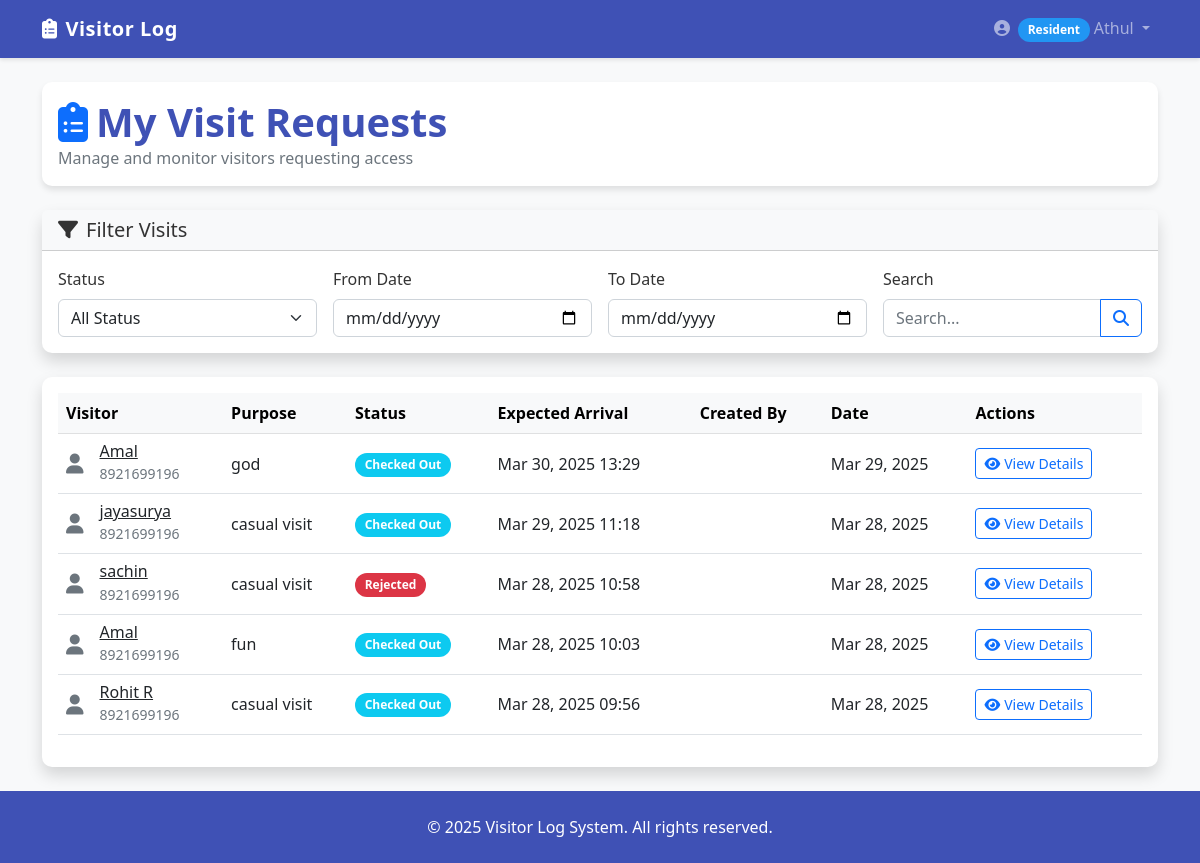
The app's page /visits/resident/ (signed in), older data.
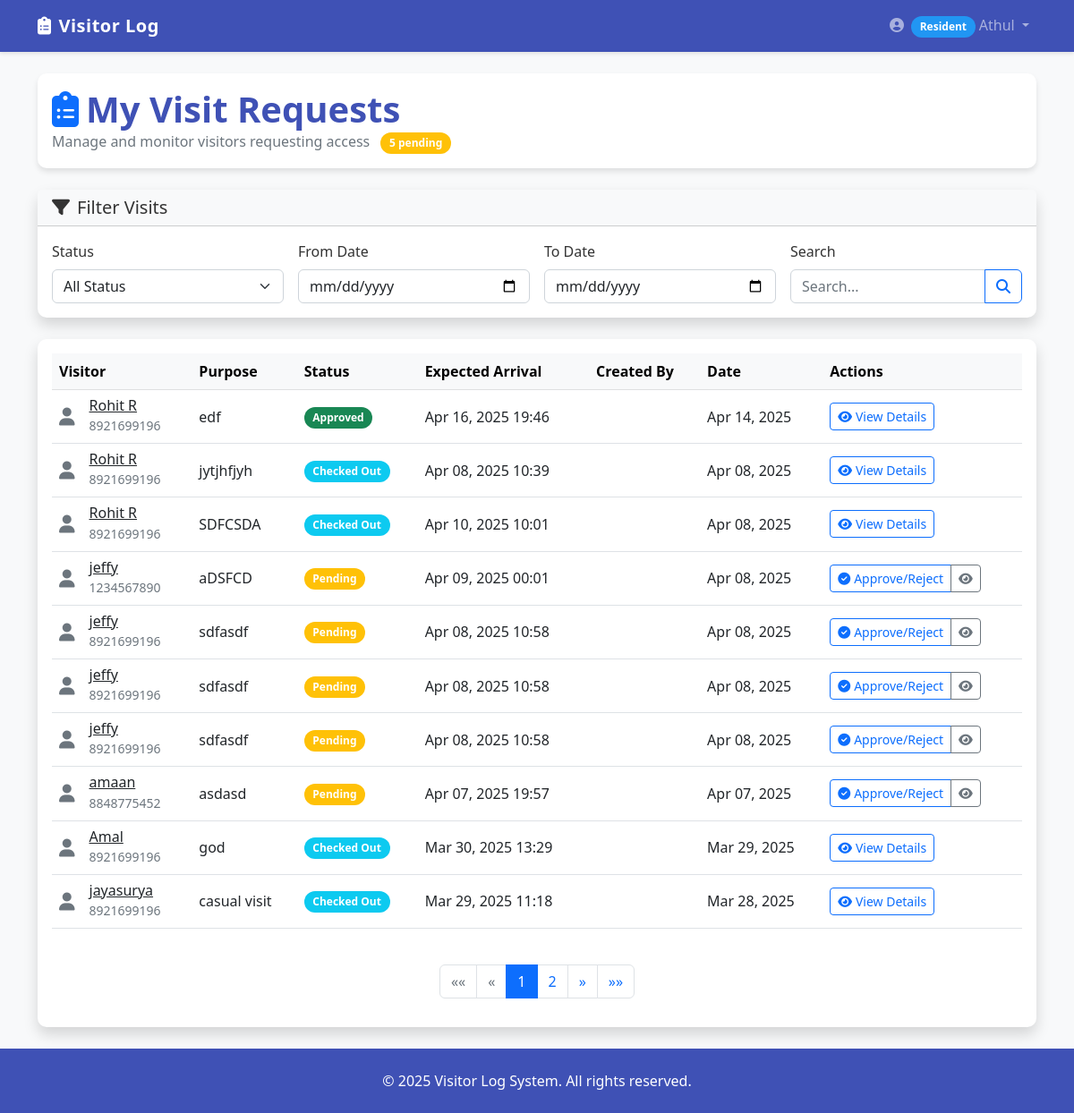
The same page, newer data.
### visits/models.py (models this page shows, shortened)
class Visit(models.Model):
    STATUS_CHOICES = (
        ('PENDING', 'Pending'),
        ('APPROVED', 'Approved'),
        ('REJECTED', 'Rejected'),
        ('CHECKED_IN', 'Checked In'),
        ('CHECKED_OUT', 'Checked Out'),
        ('CANCELLED', 'Cancelled'),
    )
    resident = models.ForeignKey(
        settings.AUTH_USER_MODEL,
        on_delete=models.CASCADE,
        related_name='resident_visits',
        limit_choices_to={'role': 'RESIDENT'}
    )
    visitor_name = models.CharField(max_length=100)
    visitor_phone = models.CharField(max_length=20, blank=True, null=True)
    visitor_email = models.EmailField(blank=True, null=True)
    purpose = models.CharField(max_length=200)
    status = models.CharField(max_length=20, choices=STATUS_CHOICES, default='PENDING')
    requested_by = models.ForeignKey(
        settings.AUTH_USER_MODEL,
        on_delete=models.CASCADE,
        related_name='requested_visits',
        limit_choices_to={'role': 'SECURITY'},
        null=True,  # Make this field optional to fix the issue
        blank=True
    )
    requested_at = models.DateTimeField(auto_now_add=True)
    expected_arrival = models.DateTimeField(null=True, blank=True)
    entry_time = models.DateTimeField(null=True, blank=True)
    exit_time = models.DateTimeField(null=True, blank=True)
    approval_time = models.DateTimeField(null=True, blank=True)
    rejection_reason = models.TextField(blank=True, null=True)
    notes = models.TextField(blank=True, null=True)
    class Meta:
        ordering = ['-requested_at']

### users/views.py (the view)
        def wrapper(request, *args, **kwargs):
            if request.user.is_authenticated and request.user.role in allowed_roles:
                return view_func(request, *args, **kwargs)
            messages.error(request, 'You do not have permission to access this page.')
            return redirect('dashboard')

### visits/forms.py
class VisitFilterForm(forms.Form):
    STATUS_CHOICES = (
        ('', 'All Status'),
    ) + Visit.STATUS_CHOICES
    status = forms.ChoiceField(choices=STATUS_CHOICES, required=False)
    from_date = forms.DateField(
        widget=forms.DateInput(attrs={'type': 'date'}),
        required=False
    )
    to_date = forms.DateField(
        widget=forms.DateInput(attrs={'type': 'date'}),
        required=False
    )
    search = forms.CharField(required=False, max_length=100)
    def __init__(self, *args, **kwargs):
        super().__init__(*args, **kwargs)
        for field in self.fields.values():
            field.widget.attrs.update({'class': 'form-control'})

### users/views.py (called while the page is built)
def role_required(allowed_roles):
    def decorator(view_func):
        def wrapper(request, *args, **kwargs):
            if request.user.is_authenticated and request.user.role in allowed_roles:
                return view_func(request, *args, **kwargs)
            messages.error(request, 'You do not have permission to access this page.')
            return redirect('dashboard')
        return wrapper
    return decorator

### visits/templates/visits/resident_visits.html (shortened to what the changed rows need)
{% extends "base.html" %}
{% load static %}
{% block content %}
<div class="container">
    <div class="row mb-4">
        <div class="col-12">
            <div class="card">
                <div class="card-body d-flex justify-content-between align-items-center">
                    <div>
                        <h1 class="card-title mb-0">
                            <i class="fas fa-clipboard-list text-primary me-2"></i>My Visit Requests
                        </h1>
                        <p class="text-muted mb-0">
                            Manage and monitor visitors requesting access
                            {% if pending_visits %}
                                <span class="badge bg-warning ms-2">{{ pending_visits }} pending</span>
                            {% endif %}
                        </p>
                    </div>
                </div>
            </div>
        </div>
    </div>
    <div class="row">
        <div class="col-12">
            <div class="card shadow">
                <div class="card-body">
                    <div class="table-responsive">
                        <table class="table table-hover align-middle">
                            <thead class="table-light">
                                <tr>
                                    <th scope="col">Visitor</th>
                                    <th scope="col">Purpose</th>
                                    <th scope="col">Status</th>
                                    <th scope="col">Expected Arrival</th>
                                    <th scope="col">Created By</th>
                                    <th scope="col">Date</th>
                                    <th scope="col">Actions</th>
                                </tr>
                            </thead>
                            <tbody>
                                {% for visit in page_obj %}
                                <tr>
                                    <td>
                                        <div class="d-flex align-items-center">
                                            <div class="avatar avatar-circle">
                                                <i class="fas fa-user fa-lg text-secondary"></i>
                                            </div>
                                            <div class="ms-3">
                                                <h6 class="mb-0">
                                                    <a href="{% url 'visit_detail' visit.id %}" class="text-reset text-decoration-hover">
                                                        {{ visit.visitor_name }}
                                                    </a>
                                                </h6>
                                                {% if visit.visitor_phone %}
                                                <small class="text-muted">{{ visit.visitor_phone }}</small>
                                                {% endif %}
                                            </div>
                                        </div>
                                    </td>
                                    <td>{{ visit.purpose|truncatechars:30 }}</td>
                                    <td>
                                        {% if visit.status == 'PENDING' %}
                                            <span class="badge bg-warning">Pending</span>
                                        {% elif visit.status == 'APPROVED' %}
                                            <span class="badge bg-success">Approved</span>
                                        {% elif visit.status == 'REJECTED' %}
                                            <span class="badge bg-danger">Rejected</span>
                                        {% elif visit.status == 'CHECKED_IN' %}
                                            <span class="badge bg-primary">Checked In</span>
                                        {% elif visit.status == 'CHECKED_OUT' %}
                                            <span class="badge bg-info">Checked Out</span>
                                        {% elif visit.status == 'CANCELLED' %}
                                            <span class="badge bg-secondary">Cancelled</span>
                                        {% endif %}
                                    </td>
                                    <td>{{ visit.expected_arrival|date:"M d, Y H:i" }}</td>
                                    <td>{{ visit.requested_by.get_full_name }}</td>
                                    <td>{{ visit.requested_at|date:"M d, Y" }}</td>
                                    <td>
                                        <div class="btn-group" role="group">
                                            {% if visit.status == 'PENDING' %}
                                                <a href="{% url 'approve_reject_visit' visit.id %}" class="btn btn-sm btn-outline-primary">
                                                    <i class="fas fa-check-circle me-1"></i>Approve/Reject
                                                </a>
                                                <a href="{% url 'visit_detail' visit.id %}" class="btn btn-sm btn-outline-secondary">
                                                    <i class="fas fa-eye"></i>
                                                </a>
                                            {% else %}
                                                <a href="#" class="btn btn-sm btn-outline-primary me-1" data-bs-toggle="modal" data-bs-target="#visitDetails{{ visit.id }}">
                                                    <i class="fas fa-eye me-1"></i>View Details
                                                </a>
                                            {% endif %}
                                        </div>
                                    </td>
                                </tr>
                                {% endfor %}
                            </tbody>
                        </table>
                    </div>
                    {% if page_obj.has_other_pages %}
                    <nav aria-label="Page navigation" class="mt-4">
                        <ul class="pagination justify-content-center">
                            {% if page_obj.has_previous %}
                                <li class="page-item">
                                    <a class="page-link" href="?page=1{% for key, value in request.GET.items %}{% if key != 'page' %}&{{ key }}={{ value }}{% endif %}{% endfor %}" aria-label="First">
                                        <span aria-hidden="true">&laquo;&laquo;</span>
                                    </a>
                                </li>
                                <li class="page-item">
                                    <a class="page-link" href="?page={{ page_obj.previous_page_number }}{% for key, value in request.GET.items %}{% if key != 'page' %}&{{ key }}={{ value }}{% endif %}{% endfor %}" aria-label="Previous">
                                        <span aria-hidden="true">&laquo;</span>
                                    </a>
                                </li>
                            {% else %}
                                <li class="page-item disabled">
                                    <a class="page-link" href="#" aria-label="First">
                                        <span aria-hidden="true">&laquo;&laquo;</span>
                                    </a>
                                </li>
                                <li class="page-item disabled">
                                    <a class="page-link" href="#" aria-label="Previous">
                                        <span aria-hidden="true">&laquo;</span>
                                    </a>
                                </li>
                            {% endif %}
                            {% for i in page_obj.paginator.page_range %}
                                {% if page_obj.number == i %}
                                    <li class="page-item active"><a class="page-link" href="#">{{ i }}</a></li>
                                {% elif i > page_obj.number|add:'-3' and i < page_obj.number|add:'3' %}
                                    <li class="page-item"><a class="page-link" href="?page={{ i }}{% for key, value in request.GET.items %}{% if key != 'page' %}&{{ key }}={{ value }}{% endif %}{% endfor %}">{{ i }}</a></li>
                                {% endif %}
                            {% endfor %}
                            {% if page_obj.has_next %}
                                <li class="page-item">
                                    <a class="page-link" href="?page={{ page_obj.next_page_number }}{% for key, value in request.GET.items %}{% if key != 'page' %}&{{ key }}={{ value }}{% endif %}{% endfor %}" aria-label="Next">
                                        <span aria-hidden="true">&raquo;</span>
                                    </a>
                                </li>
                                <li class="page-item">
                                    <a class="page-link" href="?page={{ page_obj.paginator.num_pages }}{% for key, value in request.GET.items %}{% if key != 'page' %}&{{ key }}={{ value }}{% endif %}{% endfor %}" aria-label="Last">
                                        <span aria-hidden="true">&raquo;&raquo;</span>
                                    </a>
                                </li>
                            {% endif %}
                        </ul>
                    </nav>
                    {% endif %}
                </div>
            </div>
        </div>
    </div>
</div>
{% endblock %}

Row changes from the older to the newer data that the page shows:
no longer on this page (row unchanged): Visit: visitor_name "sachin", visitor_phone "8921699196", purpose "casual visit", status "Rejected", expected_arrival "Mar 28, 2025 10:58", requested_at "Mar 28, 2025"
no longer on this page (row unchanged): Visit: visitor_name "Amal", visitor_phone "8921699196", purpose "fun", status "Checked Out", expected_arrival "Mar 28, 2025 10:03", requested_at "Mar 28, 2025"
no longer on this page (row unchanged): Visit: visitor_name "Rohit R", visitor_phone "8921699196", purpose "casual visit", status "Checked Out", expected_arrival "Mar 28, 2025 09:56", requested_at "Mar 28, 2025"
added Visit: visitor_name "Rohit R", visitor_phone "8921699196", purpose "edf", status "Approved", expected_arrival "Apr 16, 2025 19:46", requested_at "Apr 14, 2025"
added Visit: visitor_name "Rohit R", visitor_phone "8921699196", purpose "jytjhfjyh", status "Checked Out", expected_arrival "Apr 08, 2025 10:39", requested_at "Apr 08, 2025"
added Visit: visitor_name "Rohit R", visitor_phone "8921699196", purpose "SDFCSDA", status "Checked Out", expected_arrival "Apr 10, 2025 10:01", requested_at "Apr 08, 2025"
added Visit: visitor_name "jeffy", visitor_phone "1234567890", purpose "aDSFCD", status "Pending", expected_arrival "Apr 09, 2025 00:01", requested_at "Apr 08, 2025"
added Visit: visitor_name "jeffy", visitor_phone "8921699196", purpose "sdfasdf", status "Pending", expected_arrival "Apr 08, 2025 10:58", requested_at "Apr 08, 2025"
added Visit: visitor_name "jeffy", visitor_phone "8921699196", purpose "sdfasdf", status "Pending", expected_arrival "Apr 08, 2025 10:58", requested_at "Apr 08, 2025"
added Visit: visitor_name "jeffy", visitor_phone "8921699196", purpose "sdfasdf", status "Pending", expected_arrival "Apr 08, 2025 10:58", requested_at "Apr 08, 2025"
added Visit: visitor_name "amaan", visitor_phone "8848775452", purpose "asdasd", status "Pending", expected_arrival "Apr 07, 2025 19:57", requested_at "Apr 07, 2025"
Text that changed along with them:
{{ pending_visits }}: (not shown) → "5"
text now shown: "pending «« « » »»"
new list line: "1"
new list line: "2"
